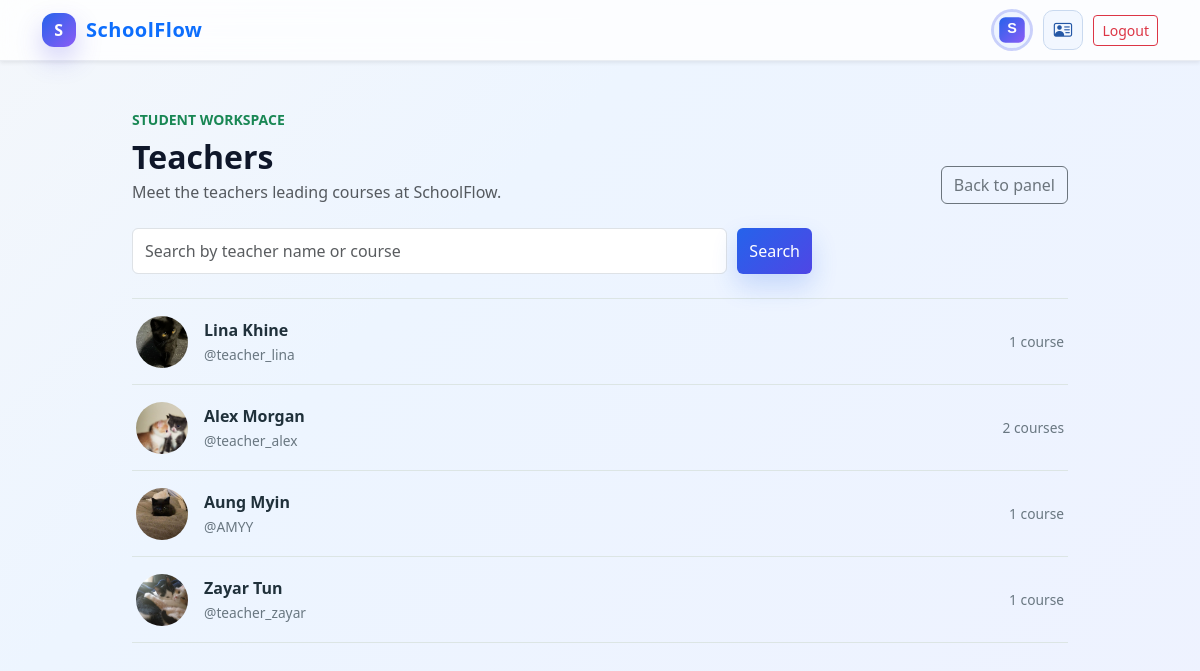
The app's page /student/teachers/ (signed in) with its own data.
### portal/models.py (models this page shows, shortened)
class User(AbstractUser):
    is_teacher = models.BooleanField(default=False)
    is_student = models.BooleanField(default=False)
    phone = models.CharField(max_length=20, blank=True, null=True)
    address = models.TextField(blank=True, null=True)
    profile_image = models.ImageField(upload_to='profiles/', blank=True, null=True)
    class Meta:
        permissions = [
            ("can_access_teacher_dashboard", "Can access teacher dashboard"),
            ("can_access_student_dashboard", "Can access student dashboard"),
        ]

### portal/views/student_views.py (the view, shortened to what this page needs)
# urls.py: path('student/teachers/', student_teacher_directory, name='student_teacher_directory'),
@login_required
@permission_required('portal.can_access_student_dashboard', raise_exception=True)
def student_teacher_directory(request):
    if not request.user.is_student:
        return redirect('home')
    query = request.GET.get('q', '').strip()
    teachers = User.objects.filter(is_teacher=True, is_active=True).annotate(
        course_count=Count('created_courses', distinct=True),
    )
    teachers = teachers.order_by('last_name', 'first_name', 'username')
    return render(request, 'student_teacher_directory.html', {
        'teachers': teachers,
        'query': query,
    })

### templates/student_teacher_directory.html (shortened to what this page needs)
{% extends 'base.html' %}
{% block content %}
<main class="container py-5 profile-directory">
  <header class="d-flex justify-content-between align-items-end flex-wrap gap-3 mb-4">
    <div>
      <p class="text-uppercase small fw-bold text-success mb-2">Student workspace</p>
      <h1 class="h2 fw-bold mb-1">Teachers</h1>
      <p class="text-muted mb-0">Meet the teachers leading courses at SchoolFlow.</p>
    </div>
    <a href="{% url 'student_dashboard' %}" class="btn btn-outline-secondary">Back to panel</a>
  </header>
  <form method="get" class="directory-search mb-4">
    <input id="teacher-search" class="form-control" type="search" name="q" value="{{ query }}" placeholder="Search by teacher name or course">
    <button class="btn btn-primary" type="submit">Search</button>
  </form>
  {% if teachers %}
    <div class="directory-list">
      {% for teacher in teachers %}
        <a class="directory-person" href="{% url 'student_teacher_profile' teacher.pk %}">
          {% if teacher.profile_image %}
            <img class="directory-avatar" src="{{ teacher.profile_image.url }}" alt="">
          {% else %}
            <span class="directory-avatar directory-avatar-initial">{{ teacher.first_name|default:teacher.username|slice:':1'|upper }}</span>
          {% endif %}
          <span class="directory-person-info">
            <strong>{{ teacher.get_full_name|default:teacher.username }}</strong>
            <span>@{{ teacher.username }}</span>
          </span>
          <span class="directory-person-meta">{{ teacher.course_count }} course{{ teacher.course_count|pluralize }}</span>
        </a>
      {% endfor %}
    </div>
  {% else %}
    <p class="directory-empty">{% if query %}No teachers matched that search.{% else %}No active teacher profiles are available yet.{% endif %}</p>
  {% endif %}
</main>
{% endblock %}

### templates/base.html (shortened to what this page needs)
{% load static %}
<!DOCTYPE html>
<html lang="en">
  <head>
    <link href="https://cdn.jsdelivr.net/npm/bootstrap@5.3.3/dist/css/bootstrap.min.css" rel="stylesheet" />
    <link href="https://cdn.jsdelivr.net/npm/bootstrap-icons@1.11.3/font/bootstrap-icons.min.css" rel="stylesheet" />
    <link rel="stylesheet" href="https://cdnjs.cloudflare.com/ajax/libs/animate.css/4.1.1/animate.min.css" />
  </head>
  <body>
    <nav class="navbar navbar-expand-lg navbar-light bg-white shadow-sm sticky-top">
      <div class="container navbar-shell">
        <a class="navbar-brand text-primary" href="{% url 'home' %}">
          <span class="brand-mark">S</span>
          SchoolFlow
        </a>
        <div class="collapse navbar-collapse justify-content-end" id="navbarUserMenu">
          <div class="navbar-user-actions">
            {% if user.is_authenticated %}
              <div class="navbar-user-summary">
                {% if user.profile_image %}
                  <img src="{{ user.profile_image.url }}" class="placeholder-avatar" alt="" />
                {% else %}
                  <img src="{% static 'schoolflow-logo.svg' %}" class="placeholder-avatar" alt="" />
                {% endif %}
              </div>
              {% if user.is_teacher or user.is_student %}
                <a class="navbar-account-button" href="{% url 'account_profile' %}" aria-label="Account details" title="Account details">
                  <i class="bi bi-person-vcard" aria-hidden="true"></i>
                </a>
              {% endif %}
              <form method="post" action="{% url 'logout' %}" class="d-inline">
                <button type="submit" class="btn btn-outline-danger btn-sm">Logout</button>
              </form>
            {% else %}
              <a class="btn btn-primary btn-sm" href="{% url 'login' %}">Login</a>
            {% endif %}
          </div>
        </div>
      </div>
    </nav>
    {% block content %}{% endblock %}
  </body>
</html>

### templates/base.html (style rules this page uses)
:root { --primary: #2563eb; --primary-2: #4f46e5; --success: #10b981; --warning: #f59e0b; --dark: #0f172a; --muted: #64748b; --panel: rgba(255, 255, 255, 0.78); }
body { background: linear-gradient(135deg, #f4f7fb 0%, #edf5ff 35%, #eef2ff 100%); min-height: 100vh; color: var(--dark); }
.brand-mark { display: inline-flex; align-items: center; justify-content: center; width: 34px; height: 34px; border-radius: 12px; background: linear-gradient(135deg, var(--primary), #8b5cf6); color: white; font-weight: 800; font-size: 1rem; margin-right: 10px; box-shadow: 0 12px 26px rgba(79, 70, 229, 0.25); }
.navbar { background: rgba(255, 255, 255, 0.8) !important; backdrop-filter: blur(14px); border-bottom: 1px solid rgba(148, 163, 184, 0.18); }
.navbar-brand { display: inline-flex; align-items: center; flex: 0 0 auto; font-weight: 800; letter-spacing: 0.5px; }
.navbar-shell { gap: 0.75rem; flex-wrap: wrap; }
.navbar-user-actions { display: flex; align-items: center; justify-content: flex-end; gap: 0.65rem; margin-left: auto; min-width: 0; }
.navbar-user-summary { display: inline-flex; align-items: center; gap: 0.55rem; min-width: 0; color: var(--muted); }
.navbar-account-button { display: inline-grid; place-items: center; width: 40px; height: 40px; flex: 0 0 40px; border: 1px solid #c9d9ef; border-radius: 10px; background: #f2f7ff; color: #2457a6; font-size: 1.15rem; text-decoration: none; transition: background 180ms ease, border-color 180ms ease, transform 180ms ease; }
.btn-primary { background: linear-gradient(135deg, var(--primary) 0%, var(--primary-2) 100%); border: none; box-shadow: 0 12px 26px rgba(37, 99, 235, 0.2); }
.placeholder-avatar { width: 42px; height: 42px; flex: 0 0 42px; object-fit: cover; border-radius: 50%; border: 3px solid rgba(79, 70, 229, 0.15); background: linear-gradient(135deg, #e0e7ff, #dbeafe); }

### templates/student_teacher_directory.html (style rules this page uses)
.profile-directory { max-width: 960px; }
.directory-search { display: flex; gap: 0.65rem; max-width: 680px; }
.directory-search .form-control { min-height: 46px; }
.directory-list { border-top: 1px solid #dce5e4; }
.directory-person { display: flex; align-items: center; gap: 1rem; min-height: 86px; padding: 0.85rem 0.25rem; border-bottom: 1px solid #dce5e4; color: #20313b; text-decoration: none; }
.directory-avatar { width: 52px; height: 52px; flex: 0 0 52px; border-radius: 50%; object-fit: cover; }
.directory-person-info { display: grid; gap: 0.15rem; min-width: 0; }
.directory-person-info span, .directory-person-meta { color: #697781; font-size: 0.86rem; }
.directory-person-meta { margin-left: auto; text-align: right; }

### records on screen
User: profile_image (picture), get_full_name "Lina Khine", username "teacher_lina", course_count "1"
User: profile_image (picture), get_full_name "Alex Morgan", username "teacher_alex", course_count "2"
User: profile_image (picture), get_full_name "Aung Myin", username "AMYY", course_count "1"
User: profile_image (picture), get_full_name "Zayar Tun", username "teacher_zayar", course_count "1"
